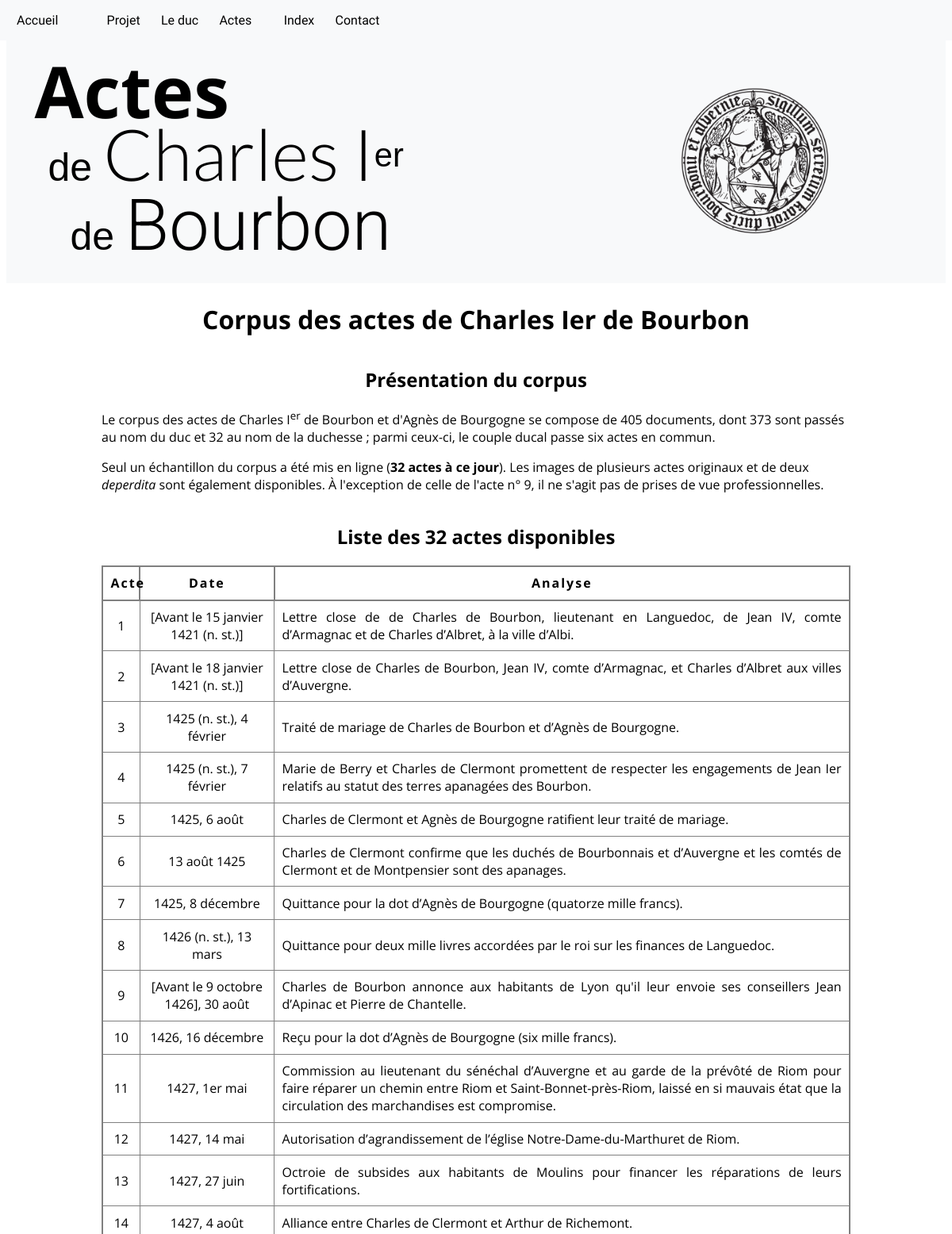
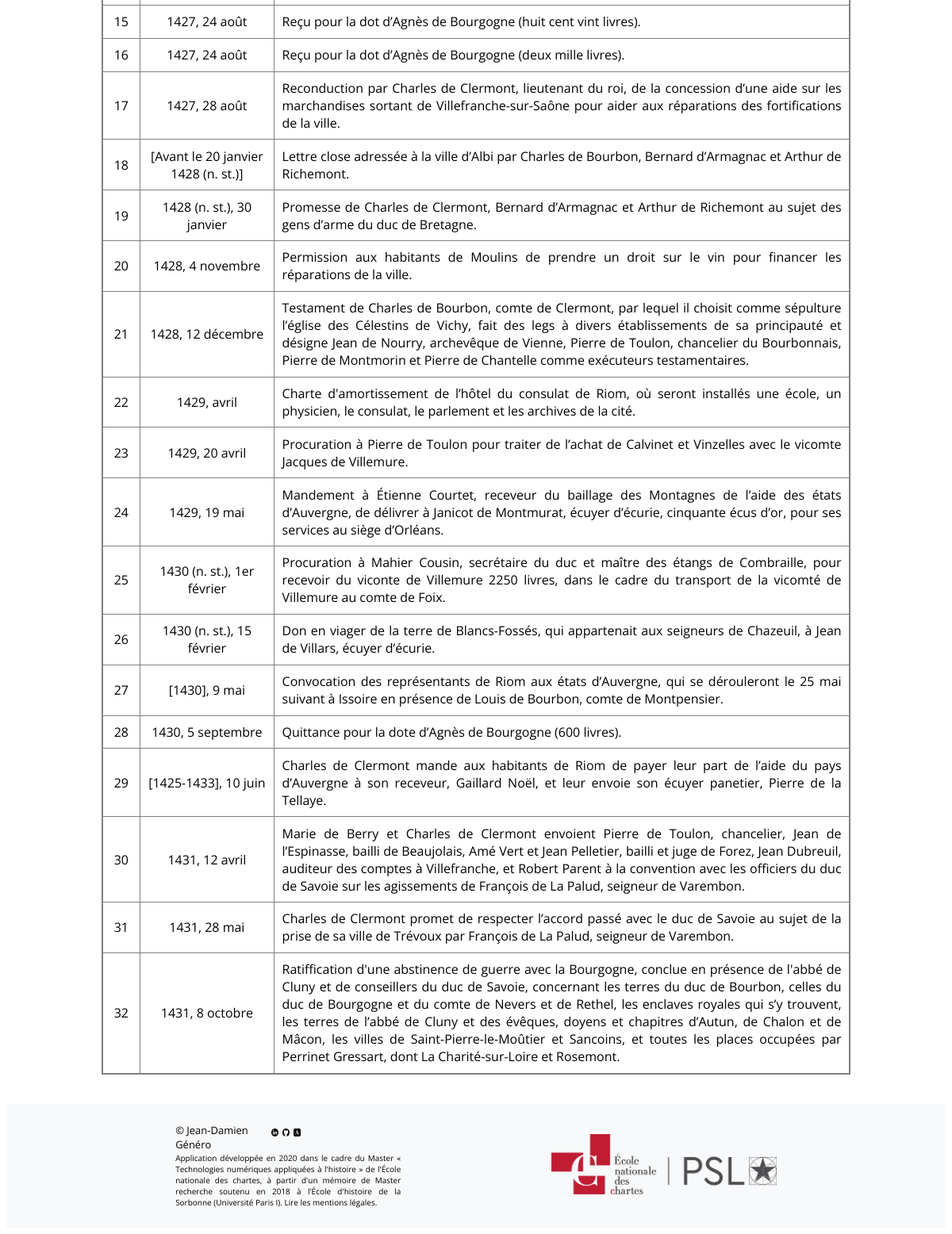
Page /actes on the committed database (2 pictures, top to bottom).
### app/modeles/donnees.py (models this page shows, shortened)
class Acts(db.Model):
    __tablename__ = "acts"
    id_acts = db.Column(db.Integer, unique=True, nullable=False, primary_key=True, autoincrement=True)
    institution = db.Column(db.Text)
    state = db.Column(db.Text)
    type = db.Column(db.Text)
    date = db.Column(db.Text)
    place = db.Column(db.Text)
    analyse = db.Column(db.Text)

### app/routes.py (the view)
@app.route("/actes")
def corpus():
	Actes_total = Acts.query.all()
	return render_template("pages/corpus.html", document=Actes_total)

### app/templates/pages/corpus.html
{% extends "conteneur.html" %}
{% block corps %}
    <div class="corpus-global">
    	<h1 class="h1_global">Corpus des actes de Charles Ier de Bourbon</h1>
        <div>
            <h2 class="h2_global">Présentation du corpus</h2>
            <p>Le corpus des actes de Charles I<sup>er</sup> de Bourbon et d'Agnès de Bourgogne se compose de 405 documents, dont 373 sont passés au nom du duc et 32 au nom de la duchesse ; parmi ceux-ci, le couple ducal passe six actes en commun.</p>
            <p>Seul un échantillon du corpus a été mis en ligne (<b>{{document|length}} actes à ce jour</b>). Les images de plusieurs actes originaux et de deux <i>deperdita</i> sont également disponibles. À l'exception de celle de l'<a href="{{url_for('acte', acte_id=9)}}">acte n° 9</a>, il ne s'agit pas de prises de vue professionnelles.</p>
        </div>
        <div>
            <h2 class="h2_global">Liste des {{document|length}} actes disponibles</h2>
            <div>
                <table>
                <thead>
                    <tr>
                        <th>Acte</th>
                        <th>Date</th>
                        <th>Analyse</th>
                    </tr>
                </thead>
                    {% for acte in document %}
                        <tbody>
                            <tr>
                                <td>{{acte.id_acts}}</td>
                                <td>{{acte.date}}</td>
                                <td><a href="{{url_for('acte', acte_id=acte.id_acts)}}">{{acte.analyse}}.</a>
                                </td>
                            </tr>
                        </tbody>
                    {% endfor %}
                </table>
            </div>
        </div>
    </div>
{% endblock %}

### app/templates/conteneur.html (shortened to what this page needs)
<!DOCTYPE html>
<html lang="fr">
{% include "partials/css_projet.html" %}
<head>
</head>
<body>
    <nav class="nav-global fixed-top">
        <button class="dropbtn" style="margin-right: 3%;">
            <a href="{{url_for('accueil')}}">Accueil</a>
        </button>
        <div class="nav-list">
            <div class="nav-item">
                <li class="dropdown">
                  <button class="dropbtn">Projet</button>
                </li>
                <button class="dropbtn">
                    <a href="{{url_for('duc')}}">Le&nbsp;duc</a>
                </button>
                <li class="dropdown">
                  <button class="dropbtn">Actes</button>
                </li>
                <li class="dropdown">
                  <button class="dropbtn">Index</button>
                </li>
                <button class="dropbtn">
                    <a href="{{url_for('contact')}}">Contact</a>
                </button>
            </div>
        </div>
    </nav>
    <div>
        <header class="header-global">
            <div class="header-text-global">
                <h1 class="header-h1">
                    <p class="l1">Actes</p>
                    <p class="l2">de <hi class="charles">Charles I</hi><sup>er</sup></p>
                    <p class="l3">de <hi class="bourbon">Bourbon</hi></p>
                </h1>
            </div>
            <div class="rotate header-img-global">
                <div>
                    <img src="{{url_for('static', filename='img/sceau_accueil.png')}}" class="header-img" alt="Sceau de Charles Ier">
                </div>
            </div>
        </header>
        <div class="arriere_plan">
            {% block corps%}{%endblock%}
        </div>
    </div>
    <div>
        <footer class="bloc-footer">
            <div>
                <div class="global-footer">
                    <div class="text-footer">
                        <div class="name-icon-footer-global">
                            <div class="name-footer">
                                © Jean-Damien Généro
                            </div>
                            <div  class="icon-footer">
                                <a href="https://fr.linkedin.com/in/jean-damien-genero" target="_blank">
                                    <img src="{{url_for('static', filename='img/linkedin.png')}}" alt="Linkedin" width="6%" height="auto">
                                </a>
                                <a href="https://github.com/jeandamien-genero" target="_blank">
                                    <img src="{{url_for('static', filename='img/github.png')}}" alt="Github" width="6%" height="auto">
                                </a>
                                <a href="http://sorbonne.academia.edu/JeanDamienGenero" target="_blank">
                                    <img src="{{url_for('static', filename='img/academia.png')}}" alt="Academia" width="6%" height="auto">
                                </a>
                            </div>
                        </div>
                        <p class="credit-footer">Application développée en 2020 dans le cadre du <a href="http://www.chartes.psl.eu/fr/cursus/master-technologies-numeriques-appliquees-histoire" target="_blank">Master &#171; Technologies numériques appliquées à l'histoire &#187;</a> de l'École nationale des chartes, à partir d'un mémoire de Master recherche soutenu en 2018 à l'École d'histoire de la Sorbonne (Université Paris I). <a href="{{url_for('mentions_legales')}}">Lire les mentions légales.</a></p>
                    </div>
                    <div class="box-img-footer">
                        <a href="http://www.chartes.psl.eu/" target="_blank"><img src="{{url_for('static', filename='img/logo_enc.png')}}" alt="Logo de l'École des chartes" class="img-footer"></a>
                    </div>
                </div>
            </div>
        </footer>
    </div>
</body>
</html>

### app/templates/partials/css_projet.html
<link href="{{ url_for('static', filename='css/css.css')}}" rel="stylesheet" type="text/css">
<link href="{{ url_for('static', filename='css/table.css')}}" rel="stylesheet" type="text/css">
<link href="{{ url_for('static', filename='css/font.css')}}" rel="stylesheet" type="text/css">
<link href="{{ url_for('static', filename='css/form.css')}}" rel="stylesheet" type="text/css">

### app/static/css/css.css (style rules this page uses)
a:link, a:visited { text-decoration: none; color: black; }
.nav-global { display: flex; flex-direction: row; background: #f8f9fa; padding: 1.25%; margin: auto; flex-wrap: wrap; font-family: 'Source Sans Pro', sans-serif; }
.fixed-top { position: fixed; top: 0; right: 0; left: 0; z-index: 1030; }
.nav-item { display: flex; flex-direction: row; justify-content: space-between; margin: auto; }
.nav-item > li { margin-right: 5%; margin-left: 5%; list-style: none; width: 100%; flex-wrap: wrap; }
.dropbtn { background-color: inherit; color: black; border: none; font-family: inherit; font-size: inherit; }
.dropdown { position: relative; display: inline-block; }
.h1_global { display: flex; flex-direction: column; flex-wrap: wrap; margin: auto; text-align: center; font-family: 'Open Sans', sans-serif; }
.h2_global { display: flex; flex-direction: row; justify-content: center; font-size: x-large; margin-top: 4%; }
.arriere_plan { background-color: #ffffff; padding-top: 5px; padding-bottom: 0px; padding-left: 20px; padding-right: 20px; margin-left: 100px; margin-right: 100px; margin-top: 0px; margin-bottom: 0px; }
.header-global { display: flex; flex-direction: row; background-color: #f8f9fa; padding-left: 3%; margin-top: 4%; }
.header-h1 { display: flex; flex-direction: column; width: 70%; }
.header-text-global { display: flex; flex-direction: row; width: 70%; height: auto; }
.l1 { font-size: 90px; line-height: 100%; font-family: 'Open Sans', sans-serif; margin-top: 0%; margin-bottom: 2%; }
.l2 { font-size: 50px; line-height: 50%; text-indent: 3%; font-family: Helvetica; font-weight: 300; margin-top: 2%; margin-bottom: 2%; }
.l3 { font-size: 50px; line-height: 150%; text-indent: 8%; font-family: Helvetica; font-weight: 300; margin-top: 2%; margin-bottom: 0%; }
.charles { font-size: 90px; font-family: 'Lato', sans-serif; }
.bourbon { font-size: 90px; font-family: 'Roboto', sans-serif; }
.header-img-global { display: flex; flex-direction: column; margin: auto; flex-wrap: wrap; width: 30%; }
.header-img { width: 60%; height: auto; }
.rotate div img { -webkit-transition: all 0.75s ease; transition: all 2s ease; }
.bloc-footer { background: #f8f9fa; }
.global-footer { display: flex; flex-direction: row; justify-content: space-around; padding: 2%; width: 80%; margin: auto; font-family: 'Open Sans', sans-serif; }
.name-icon-footer-global { display: flex; flex-direction: row;" }
.text-footer { display: flex; flex-direction: column; width: 30%; justify-content: center; }
.name-footer { font-size: small; width: 70%; height: auto; }
.icon-footer { width: 95%; height: auto; }
.credit-footer { font-size: x-small; text-align: justify; margin-top: 0.5%; margin-bottom: 0.5%; }
.box-img-footer { display: flex; flex-direction: column; justify-content: center; width: 30%; }
.img-footer { width: 100%; height: auto; }
.corpus-global { font-family: 'Open Sans', sans-serif; margin-top: 2%; margin-bottom: 4%; }

### app/static/css/table.css (style rules this page uses)
table { table-layout: auto; width: 100%; border-collapse: collapse; border: 2px solid gray; }
thead th:nth-child(1) { width: 5%; }
thead th:nth-child(2) { width: 18%; }
thead th:nth-child(3) { width: 77%; }
th { letter-spacing: 2px; border: 2px solid gray; }
tbody td:nth-child(1) { text-align: center; }
tbody td:nth-child(2) { text-align: center; }
tbody td:nth-child(3) { text-align: justify; }
th, td { padding: 1%; }
td { border: 0.75px solid gray; }

### rows in the picture
Acts: id_acts "1", date "[Avant le 15 janvier 1421 (n. st.)]", analyse "Lettre close de de Charles de Bourbon, lieutenant en Languedoc, de Jean IV, comte d’Armagnac et de Charles d’Albret, à la ville d’Albi"
Acts: id_acts "2", date "[Avant le 18 janvier 1421 (n. st.)]", analyse "Lettre close de Charles de Bourbon, Jean IV, comte d’Armagnac, et Charles d’Albret aux villes d’Auvergne"
Acts: id_acts "3", date "1425 (n. st.), 4 février", analyse "Traité de mariage de Charles de Bourbon et d’Agnès de Bourgogne"
Acts: id_acts "4", date "1425 (n. st.), 7 février", analyse "Marie de Berry et Charles de Clermont promettent de respecter les engagements de Jean Ier relatifs au statut des terres apanagées des Bourbon"
Acts: id_acts "5", date "1425, 6 août", analyse "Charles de Clermont et Agnès de Bourgogne ratifient leur traité de mariage"
Acts: id_acts "6", date "13 août 1425", analyse "Charles de Clermont confirme que les duchés de Bourbonnais et d’Auvergne et les comtés de Clermont et de Montpensier sont des apanages"
Acts: id_acts "7", date "1425, 8 décembre", analyse "Quittance pour la dot d’Agnès de Bourgogne (quatorze mille francs)"
Acts: id_acts "8", date "1426 (n. st.), 13 mars", analyse "Quittance pour deux mille livres accordées par le roi sur les finances de Languedoc"
Acts: id_acts "9", date "[Avant le 9 octobre 1426], 30 août", analyse "Charles de Bourbon annonce aux habitants de Lyon qu'il leur envoie ses conseillers Jean d’Apinac et Pierre de Chantelle"
Acts: id_acts "10", date "1426, 16 décembre", analyse "Reçu pour la dot d’Agnès de Bourgogne (six mille francs)"
Acts: id_acts "11", date "1427, 1er mai", analyse "Commission au lieutenant du sénéchal d’Auvergne et au garde de la prévôté de Riom pour faire réparer un chemin entre Riom et Saint-Bonnet-près-Riom, laissé en si mauvais état que la circulation des marchandises est compromise"
Acts: id_acts "12", date "1427, 14 mai", analyse "Autorisation d’agrandissement de l’église Notre-Dame-du-Marthuret de Riom"
Acts: id_acts "13", date "1427, 27 juin", analyse "Octroie de subsides aux habitants de Moulins pour financer les réparations de leurs fortifications"
Acts: id_acts "14", date "1427, 4 août", analyse "Alliance entre Charles de Clermont et Arthur de Richemont"
Acts: id_acts "15", date "1427, 24 août", analyse "Reçu pour la dot d’Agnès de Bourgogne (huit cent vint livres)"
Acts: id_acts "16", date "1427, 24 août", analyse "Reçu pour la dot d’Agnès de Bourgogne (deux mille livres)"
Acts: id_acts "17", date "1427, 28 août", analyse "Reconduction par Charles de Clermont, lieutenant du roi, de la concession d’une aide sur les marchandises sortant de Villefranche-sur-Saône pour aider aux réparations des fortifications de la ville"
Acts: id_acts "18", date "[Avant le 20 janvier 1428 (n. st.)]", analyse "Lettre close adressée à la ville d’Albi par Charles de Bourbon, Bernard d’Armagnac et Arthur de Richemont"
Acts: id_acts "19", date "1428 (n. st.), 30 janvier", analyse "Promesse de Charles de Clermont, Bernard d’Armagnac et Arthur de Richemont au sujet des gens d’arme du duc de Bretagne"
Acts: id_acts "20", date "1428, 4 novembre", analyse "Permission aux habitants de Moulins de prendre un droit sur le vin pour financer les réparations de la ville"
Acts: id_acts "21", date "1428, 12 décembre", analyse "Testament de Charles de Bourbon, comte de Clermont, par lequel il choisit comme sépulture l’église des Célestins de Vichy, fait des legs à divers établissements de sa principauté et désigne Jean de Nourry, archevêque de Vienne, Pierre de Toulon, chancelier du Bourbonnais, Pierre de Montmorin et Pierre de Chantelle comme exécuteurs testamentaires"
Acts: id_acts "22", date "1429, avril", analyse "Charte d'amortissement de l’hôtel du consulat de Riom, où seront installés une école, un physicien, le consulat, le parlement et les archives de la cité"
Acts: id_acts "23", date "1429, 20 avril", analyse "Procuration à Pierre de Toulon pour traiter de l’achat de Calvinet et Vinzelles avec le vicomte Jacques de Villemure"
Acts: id_acts "24", date "1429, 19 mai", analyse "Mandement à Étienne Courtet, receveur du baillage des Montagnes de l’aide des états d’Auvergne, de délivrer à Janicot de Montmurat, écuyer d’écurie, cinquante écus d’or, pour ses services au siège d’Orléans"
Acts: id_acts "25", date "1430 (n. st.), 1er février", analyse "Procuration à Mahier Cousin, secrétaire du duc et maître des étangs de Combraille, pour recevoir du viconte de Villemure 2250 livres, dans le cadre du transport de la vicomté de Villemure au comte de Foix"
Acts: id_acts "26", date "1430 (n. st.), 15 février", analyse "Don en viager de la terre de Blancs-Fossés, qui appartenait aux seigneurs de Chazeuil, à Jean de Villars, écuyer d’écurie"
Acts: id_acts "27", date "[1430], 9 mai", analyse "Convocation des représentants de Riom aux états d’Auvergne, qui se dérouleront le 25 mai suivant à Issoire en présence de Louis de Bourbon, comte de Montpensier"
Acts: id_acts "28", date "1430, 5 septembre", analyse "Quittance pour la dote d’Agnès de Bourgogne (600 livres)"
Acts: id_acts "29", date "[1425-1433], 10 juin", analyse "Charles de Clermont mande aux habitants de Riom de payer leur part de l’aide du pays d’Auvergne à son receveur, Gaillard Noël, et leur envoie son écuyer panetier, Pierre de la Tellaye"
Acts: id_acts "30", date "1431, 12 avril", analyse "Marie de Berry et Charles de Clermont envoient Pierre de Toulon, chancelier, Jean de l’Espinasse, bailli de Beaujolais, Amé Vert et Jean Pelletier, bailli et juge de Forez, Jean Dubreuil, auditeur des comptes à Villefranche, et Robert Parent à la convention avec les officiers du duc de Savoie sur les agissements de François de La Palud, seigneur de Varembon"
Acts: id_acts "31", date "1431, 28 mai", analyse "Charles de Clermont promet de respecter l’accord passé avec le duc de Savoie au sujet de la prise de sa ville de Trévoux par François de La Palud, seigneur de Varembon"
Acts: id_acts "32", date "1431, 8 octobre", analyse "Ratiffication d'une abstinence de guerre avec la Bourgogne, conclue en présence de l'abbé de Cluny et de conseillers du duc de Savoie, concernant les terres du duc de Bourbon, celles du duc de Bourgogne et du comte de Nevers et de Rethel, les enclaves royales qui s’y trouvent, les terres de l’abbé de Cluny et des évêques, doyens et chapitres d’Autun, de Chalon et de Mâcon, les villes de Saint-Pierre-le-Moûtier et Sancoins, et toutes les places occupées par Perrinet Gressart, dont La Charité-sur-Loire et Rosemont"

### other values in the picture
{{ document|length }} "32"
